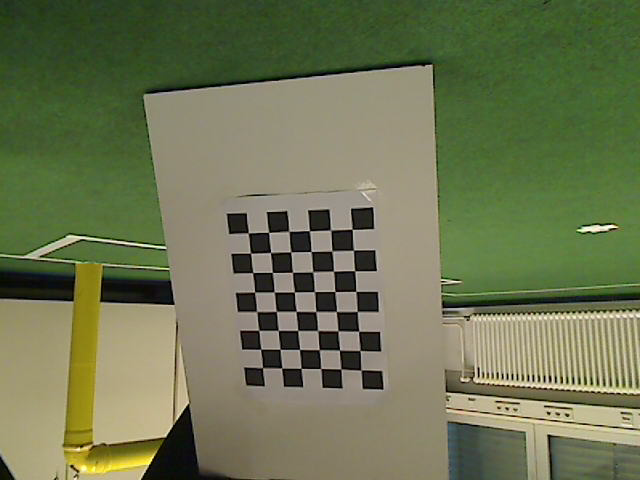
#> input picture Robot Vision - CS4---/Final Project/640x480/Image-1.bmp, 640 x 480 px; its folder holds only this picture in this run
$ jupyter execute --allow-errors finalproject.ipynb   (shell and % lines are left out)   (Python 2 division)
#> lines starting #> are read from the running program, lines starting #| are printed output that depends on the picture; after the words box and inside, x2 and y2 are one past the last pixel; in counts of white or black regions, pixels touching at a corner belong together; long printed decimals are rounded
[cell 1]
import numpy as np
import cv2
import glob #so we can get list of a directory
import re #for extracting the numbers to sort
import matplotlib.pyplot as plt

[cell 2]
'''Sort method so our undistorted images are in the same order as our input files'''
numbers = re.compile(r'(\d+)')
def numericalSort(value):
    parts = numbers.split(value)
    parts[1::2] = map(int, parts[1::2])
    return parts

#This path is for the calibration images only
CALIBRATION_IMAGE_PATHS = sorted(glob.glob('/Users/michaelmcquade/Desktop/finalprojectRobotVision/640x480/*.bmp'),
                     key=numericalSort)

ROBOT_IMAGE_PATHS = sorted(glob.glob('/Users/michaelmcquade/Desktop/finalprojectRobotVision/iran/*.png'),
                     key=numericalSort)


def calibrate():
    # termination criteria
    criteria = (cv2.TERM_CRITERIA_EPS + cv2.TERM_CRITERIA_MAX_ITER, 30, 0.1)
    # prepare object points, like (0,0,0), (1,0,0), (2,0,0) ....,(6,5,0)
    CHECKERBOARD = (8,6)
    objp = np.zeros((1, CHECKERBOARD[0]*CHECKERBOARD[1], 3), np.float32)
    objp[0,:,:2] = np.mgrid[0:CHECKERBOARD[0], 0:CHECKERBOARD[1]].T.reshape(-1, 2)
    # Arrays to store object points and image points from all the images.
    objpoints = [] # 3d point in real world space
    imgpoints = [] # 2d points in image plane.
    images = CALIBRATION_IMAGE_PATHS
    i = 0
    for fname in images:
        img = cv2.imread(fname)
#> img is the input picture: shape (480, 640, 3); mean B, G, R 81.7, 116.6, 109.1
        gray = cv2.cvtColor(img, cv2.COLOR_BGR2GRAY)
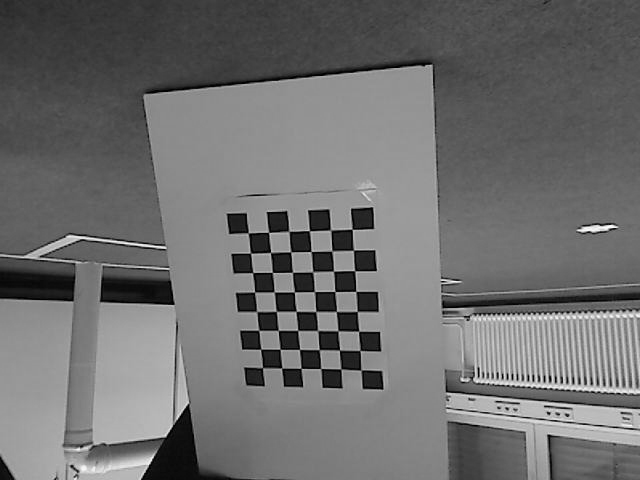
#> gray: shape (480, 640); min 0, max 253, mean 110.4
        # Find the chess board corners
        ret, corners = cv2.findChessboardCorners(gray, CHECKERBOARD,None)
#> ret = True; corners = 48 rows, first 8: [352, 229.2], [353.5, 250.2], [354.7, 270.7], [355.8, 291.4], [357.2, 311.4], [358.7, 331.2], [359.9, 350.4], [361.2, 370.1]
        #print 'image_' + str(i) + ': ' + str(ret) #prints ret values for all images processed, should mostly be true
        # If found, add object points, image points (after refining them)
        if ret == True:
            objpoints.append(objp)
            corners2=cv2.cornerSubPix(gray,corners, (11,11), (-1,-1), criteria)
#> corners2 = 48 rows, first 8: [352.3, 229.3], [353.4, 250.2], [354.6, 270.7], [355.8, 291.4], [357.2, 311.5], [358.6, 331.2], [360.2, 350.5], [361, 370]
            imgpoints.append(corners)
            # Draw and display the corners
            cv2.drawChessboardCorners(img, CHECKERBOARD, corners2, ret)
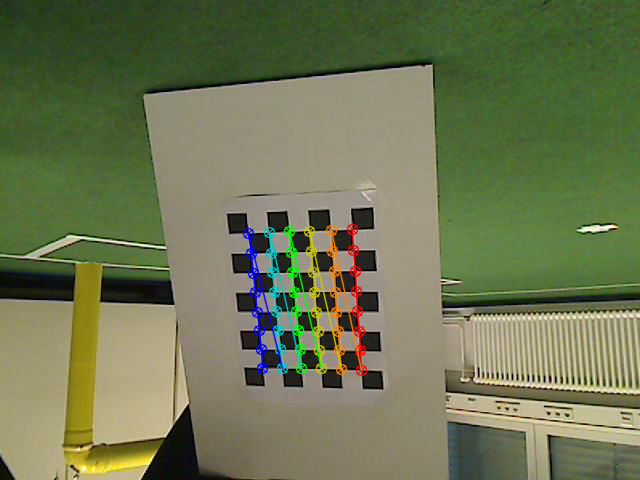
#> img: shape (480, 640, 3); 2.62% of pixels changed, all inside (x1, y1, x2, y2) = (242, 223, 368, 377)
            cv2.imshow('img', img)
            cv2.waitKey(500)
        i = i + 1
    cv2.destroyAllWindows()
    ret, mtx, dist, rvecs, tvecs = cv2.calibrateCamera(objpoints, imgpoints, gray.shape[::-1],None,None)
#> ret = 0.173; mtx = [[486.5, 0, 366.9], [0, 470, 269.7], [0, 0, 1]]; dist = [[-0.228, 5.45, 0.0152, 0.0213, -24.56]]; rvecs = ([0.315, -0.0515, 1.52],); tvecs = ([-0.666, -1.88, 21.71],)
    return ret, mtx, dist, rvecs, tvecs, objpoints, imgpoints

'''Call Calibration on checkerboard images, get camera's matrix '''

ret, mtx, dist, rvecs, tvecs, objpoints, imgpoints = calibrate()
#> ret = 0.173; mtx = [[486.5, 0, 366.9], [0, 470, 269.7], [0, 0, 1]]; dist = [[-0.228, 5.45, 0.0152, 0.0213, -24.56]]; rvecs = ([0.315, -0.0515, 1.52],); tvecs = ([-0.666, -1.88, 21.71],); objpoints = 1 item; imgpoints = 1 item

mean_error = 0
for i in xrange(len(objpoints)):
    imgpoints2, _ = cv2.projectPoints(objpoints[i], rvecs[i], tvecs[i], mtx, dist)
    error = cv2.norm(imgpoints[i], imgpoints2, cv2.NORM_L2)/len(imgpoints2)
    mean_error += error
#> this loop made 1 pass
#> (error, mean_error) on pass 1: (0.025, 0.025)
#> after the loop, mean_error = 0.025
print( "total error: {}".format(mean_error/len(objpoints)) ) #total error: 0.269859557519
#| total error: 0.02496

'''Save original mtx in case we need it'''
originalmtx = np.copy(mtx)
#> originalmtx = [[486.5, 0, 366.9], [0, 470, 269.7], [0, 0, 1]]

'''This is the division factor we need because the input images are half the size of the calibration images'''
rescalemtx = np.array([[.5, 1, .5],
          [ 1, .5, .5],
           [ 1, 1, 1 ]])

'''Apply resize'''
mtx = mtx * rescalemtx
#> mtx = [[243.2, 0, 183.4], [0, 235, 134.9], [0, 0, 1]]

'''Undistort method, provided cameras intrinsic params,
saves undistorted images to undistortedPNGs directory'''
def undistort(mtx, dist):
    i = 0
    for images in ROBOT_IMAGE_PATHS:
        img = cv2.imread(images)
        h,  w = img.shape[:2]
        newcameramtx, roi=cv2.getOptimalNewCameraMatrix(mtx, dist, (w,h), 0, (w,h))
        # undistort
        dst = cv2.undistort(img, mtx, dist, None, newcameramtx)
        # crop the image
        x, y, w, h = roi
        dst = dst[y:y+h, x:x+w]
        DEST_PATH = 'undistortedPNGs/image_undistorted_' + str(i) + '.png'
        imgret = cv2.imwrite(DEST_PATH, dst)
        i = i + 1
'''Undistort images'''
undistort(mtx, dist)

'''Undistorted Images path'''
UNDISTORTED_IMAGE_PATHS = sorted(glob.glob('/Users/michaelmcquade/Desktop/finalprojectRobotVision/undistortedPNGs/*.png'),
                     key=numericalSort)

'''Rotate images 180 degrees, overwrites unsortedPNGs directory --- doesnt work'''
def rotate180(imagepaths):
    angle = 180
    i=0
    for fname in imagepaths:
        img = cv2.imread(fname)
        rows, cols, _ = img.shape
        M = cv2.getRotationMatrix2D((cols/2,rows/2),angle,1)
        dst = cv2.warpAffine(img,M,(cols,rows))
        DEST_PATH = 'undistortedPNGs/image_undistorted_' + str(i) + '.png'
        imgret = cv2.imwrite(DEST_PATH, dst)
        i = i + 1
rotate180(UNDISTORTED_IMAGE_PATHS)

[cell 3]
# [29 lines left out: functions makemask, maskBall, not called in this run]

'''Finds the average column of the bright red pixels
   and stores as bearing. Stores -1 if there are no
   bright red pixels in the image.'''
# [23 lines left out: function ball_detector, not called in this run]

[cell 4]
class Frames:
    listofFrames = sorted(glob.glob('/Users/michaelmcquade/Desktop/finalprojectRobotVision/undistortedPNGs/*.png'),
                     key=numericalSort)
    frame = 0 #starting frame
    @staticmethod
    def getNextFrame():
        image = cv2.imread(Frames.listofFrames[Frames.frame])
        _, maskedimage = makemask(image)
        _, ballMaskedImage = maskBall(image)
        Frames.frame = Frames.frame + 1
        return Frames.frame, image, maskedimage, ballMaskedImage

    @staticmethod
    def setNextFrame(number):
        Frames.frame = number
        return Frames.getFrameNum()

    @staticmethod
    def getFrameNum():
        return Frames.frame

    @staticmethod
    def hasNext():
        return Frames.frame < len(Frames.listofFrames)

[cell 5]
#Reset Frame
Frames.setNextFrame(0)

#> (a cell that did not finish here is left out)

[cell 7]
Frames.setNextFrame(0)

#> (a cell that did not finish here is left out)

[cell 9]
'''Without surf, shows three masked frames'''
'''while(Frames.hasNext()):
    _, image, maskedImage, ballMaskedImage = Frames.getNextFrame()
    ballMaskedImage = cv2.cvtColor(ballMaskedImage, cv2.COLOR_RGB2BGR)
    both = np.hstack((image,maskedImage))
    both = np.hstack((both, ballMaskedImage))
    cv2.imshow('masked frames', both)
    cv2.waitKey(100)
cv2.destroyAllWindows()'''

''' #surf before merging it into masked while loop
#surf algorithm
surf = cv2.xfeatures2d.SURF_create(5000)
surf.setExtended(True)

#frame = cv2.imread(UNDISTORTED_IMAGE_PATHS[0])
#Final Code maybe
while(Frames.hasNext()):
    _, _, frame, ballMaskedImage = Frames.getNextFrame()
    # Our operations on the frame come here
    gray = cv2.cvtColor(frame, cv2.COLOR_BGR2GRAY)
    ballgray = cv2.cvtColor(ballMaskedImage, cv2.COLOR_BGR2GRAY)
    #blurring
    gray = cv2.GaussianBlur(gray,(5,5),0)
    ballgray = cv2.GaussianBlur(ballgray,(5,5),0)

    corners = cv2.goodFeaturesToTrack(gray,25,0.01,10)
    corners = np.int0(corners)

    ballCorners = cv2.goodFeaturesToTrack(ballgray,25,0.01,10)
    ballCorners = np.int0(ballCorners)

    for i in corners:
        x,y = i.ravel()
        cv2.circle(gray,(x,y),3,255,-1)

    for i in ballCorners:
        x,y = i.ravel()
        cv2.circle(ballgray,(x,y),3,255,-1)

    kp, des = surf.detectAndCompute(gray,None)
    ballkp, balldes = surf.detectAndCompute(ballgray,None)
    gray = cv2.drawKeypoints(gray,kp,None,(255,0,0),4)
    ballgray = cv2.drawKeypoints(ballgray,ballkp,None,(255,0,0),4)
    # Display the resulting frame
    both = np.hstack((gray,ballgray))
    cv2.imshow('Surf', both)
    cv2.waitKey(100)
cv2.destroyAllWindows()'''

[cell 10]
'''working version
while(Frames.hasNext()):
    framenumber, image, maskedImage, ballMaskedImage = Frames.getNextFrame()
    detected, bearing, count = ball_detector(ballMaskedImage) # before color conversion
    if (detected) and (abs((bearing - lastBearing)) < 5) and (count > 250):
        cv2.putText(image, 'KICK!', (80,230), cv2.FONT_HERSHEY_SIMPLEX, 2, (0,0,255), 3, cv2.LINE_AA)
        print "kick at frame number: " + str(framenumber) + " with count of " + str(count)
    lastBearing = bearing
    #cvt to bgr
    ballMaskedImage = cv2.cvtColor(ballMaskedImage, cv2.COLOR_RGB2BGR)

    #stack images
    maskboth = np.hstack((image,maskedImage))
    maskboth = np.hstack((maskboth, ballMaskedImage))

    # --- ball detection ---
    if (detected):
        cv2.putText(maskboth, 'Ball Visible', (640,25), cv2.FONT_HERSHEY_SIMPLEX, 1, (0,255,0), 2, cv2.LINE_AA)
    else:
        cv2.putText(maskboth, 'Ball Not Visible', (640,25), cv2.FONT_HERSHEY_SIMPLEX, 1, (0,0,255), 2, cv2.LINE_AA)

    # --- begin surf ---
    gray = cv2.cvtColor(maskedImage, cv2.COLOR_BGR2GRAY)
    ballgray = cv2.cvtColor(ballMaskedImage, cv2.COLOR_BGR2GRAY)
    #blurring
    gray = cv2.GaussianBlur(gray,(5,5),0)
    ballgray = cv2.GaussianBlur(ballgray,(5,5),0)

    corners = cv2.goodFeaturesToTrack(gray,25,0.01,10)
    corners = np.int0(corners)

    ballCorners = cv2.goodFeaturesToTrack(ballgray,25,0.01,10)
    ballCorners = np.int0(ballCorners)

    for i in corners:
        x,y = i.ravel()
        cv2.circle(gray,(x,y),3,255,-1)

    for i in ballCorners:
        x,y = i.ravel()
        cv2.circle(ballgray,(x,y),3,255,-1)

    kp, des = surf.detectAndCompute(gray,None)
    ballkp, balldes = surf.detectAndCompute(ballgray,None)
    gray = cv2.drawKeypoints(gray,kp,None,(255,0,0),4)
    ballgray = cv2.drawKeypoints(ballgray,ballkp,None,(255,0,0),4)
    surfboth = np.hstack((gray,ballgray))
    # Display the resulting frame
    cv2.imshow('raw, ground masked, ball masked', maskboth)
    cv2.moveWindow('raw, ground masked, ball masked', 0, 0)
    cv2.imshow('Surf', surfboth)
    cv2.moveWindow('Surf', 0, 285)
    if cv2.waitKey(100) & 0xFF == ord('q'):
        break
cv2.destroyAllWindows()'''

#> (a cell that did not finish here is left out)

[cell 12]
Frames.setNextFrame(0)
#> (the rest of this cell did not finish here and is left out)

[cell 13]
Frames.setNextFrame(0)

$ run again, on Robot Vision - CS4---/Final Project/640x480/Image-13.bmp
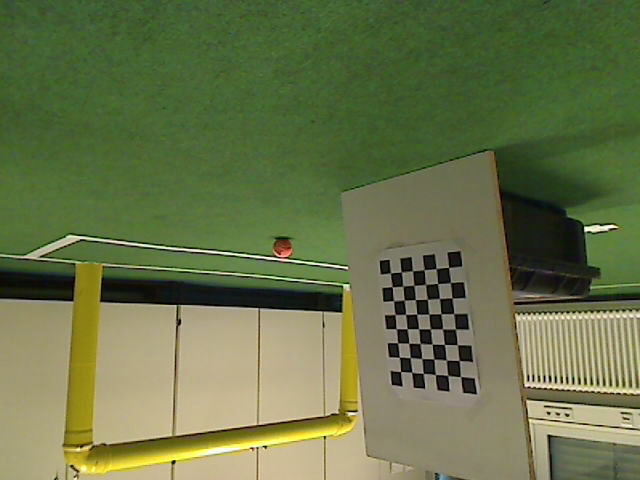
#> input picture Robot Vision - CS4---/Final Project/640x480/Image-13.bmp, 640 x 480 px
#> in calibrate, img is the input picture: shape (480, 640, 3); mean B, G, R 72.5, 115, 103.7
#> in calibrate, `gray = cv2.cvtColor(img, cv2.COLOR_BGR2GRAY)`:
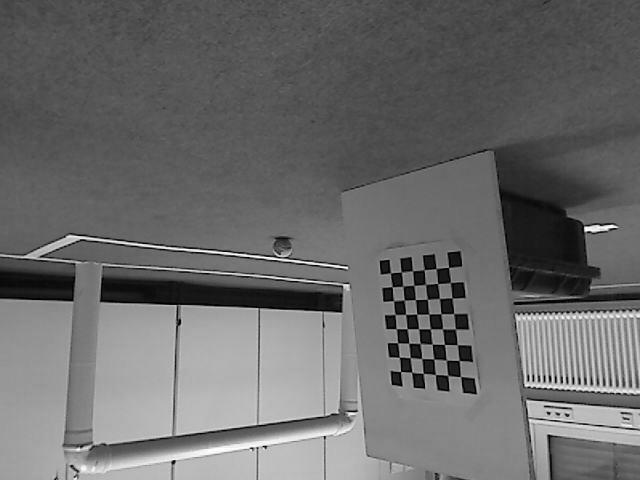
#> gray: shape (480, 640); min 0, max 255, mean 106.8
#> in calibrate, `ret, corners = cv2.findChessboardCorners(gray, CHECKERBOARD,None)`: ret = True; corners = 48 rows, first 8: [448.6, 267.5], [450.4, 282.5], [452, 297.8], [453.5, 313.5], [455.6, 329], [457.4, 344.7], [459.2, 360.4], [460.5, 376.5]
#> corners2 = 48 rows, first 8: [442.8, 267.7], [442.8, 283.3], [445.8, 298], [447.1, 313.8], [448.6, 328.8], [449.9, 344.7], [459.2, 360.4], [453.7, 376.5]
#> in calibrate, `cv2.drawChessboardCorners(img, CHECKERBOARD, corners2, ret)`:
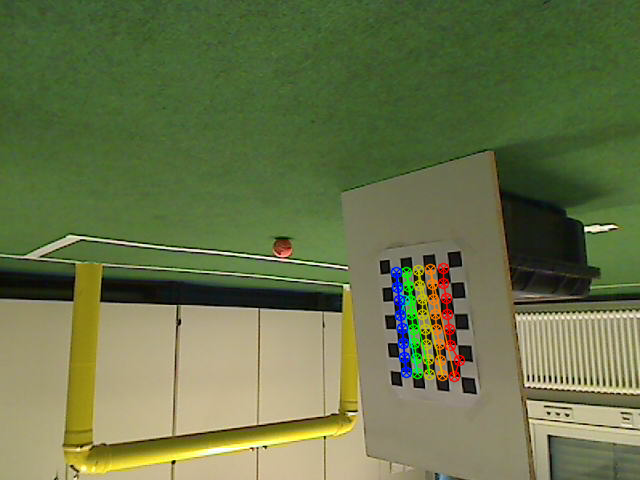
#> img: shape (480, 640, 3); 1.74% of pixels changed, all inside (x1, y1, x2, y2) = (390, 262, 466, 383)
#> in calibrate, `ret, mtx, dist, rvecs, tvecs = cv2.calibrateCamera(objpoints, imgpoint..`: ret = 2.37; mtx = [[182.6, 0, 278.7], [0, 323.2, 275.8], [0, 0, 1]]; dist = [[-0.262, 0.166, 0.0518, -0.0861, 0.00603]]; rvecs = ([0.135, -0.107, 1.37],); tvecs = ([21.03, -2.26, 16.38],)
#> `ret, mtx, dist, rvecs, tvecs, objpoints, imgpoints = calibrate()`: ret = 2.37; mtx = [[182.6, 0, 278.7], [0, 323.2, 275.8], [0, 0, 1]]; dist = [[-0.262, 0.166, 0.0518, -0.0861, 0.00603]]; rvecs = ([0.135, -0.107, 1.37],); tvecs = ([21.03, -2.26, 16.38],); objpoints = 1 item
#> the loop `for i in xrange(len(objpoints)):` made 1 pass
#> (error, mean_error) on pass 1: (0.342, 0.342)
#> after the loop `for i in xrange(len(objpoints)):`: mean_error = 0.342
#| total error: 0.3415
#> originalmtx = [[182.6, 0, 278.7], [0, 323.2, 275.8], [0, 0, 1]]
#> `mtx = mtx * rescalemtx`: mtx = [[91.29, 0, 139.4], [0, 161.6, 137.9], [0, 0, 1]]

$ run again, on Robot Vision - CS4---/Final Project/640x480/Image-14.bmp
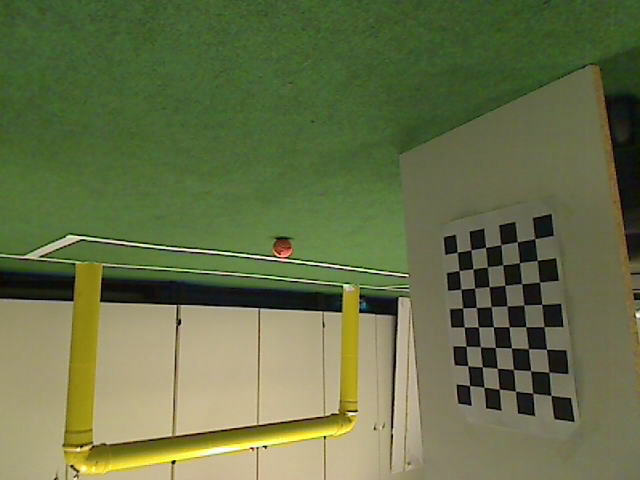
#> input picture Robot Vision - CS4---/Final Project/640x480/Image-14.bmp, 640 x 480 px
#> in calibrate, img is the input picture: shape (480, 640, 3); mean B, G, R 71.1, 111.9, 102.2
#> in calibrate, `gray = cv2.cvtColor(img, cv2.COLOR_BGR2GRAY)`:
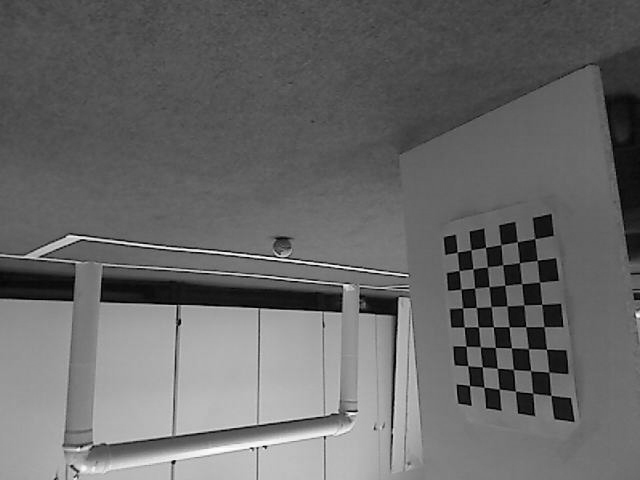
#> gray: shape (480, 640); min 0, max 254, mean 104.4
#> in calibrate, `ret, corners = cv2.findChessboardCorners(gray, CHECKERBOARD,None)`: ret = True; corners = 48 rows, first 8: [534.7, 238.5], [537.4, 259.9], [539.4, 282], [541.6, 304.3], [543.9, 326.7], [546.4, 349.4], [549, 372.2], [551.1, 395.5]
#> corners2 = 48 rows, first 8: [534.7, 238.6], [537.3, 260.4], [539.5, 282.1], [541.8, 304.4], [544, 326.6], [546.5, 349.2], [548.8, 372.1], [550.7, 395.3]
#> in calibrate, `cv2.drawChessboardCorners(img, CHECKERBOARD, corners2, ret)`:
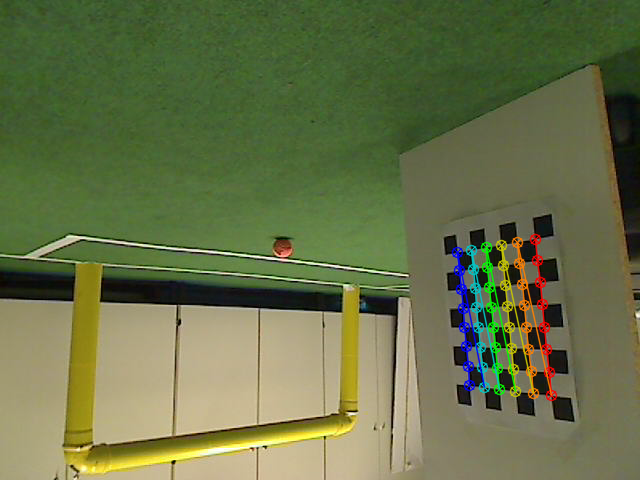
#> img: shape (480, 640, 3); 2.62% of pixels changed, all inside (x1, y1, x2, y2) = (451, 233, 558, 402)
#> in calibrate, `ret, mtx, dist, rvecs, tvecs = cv2.calibrateCamera(objpoints, imgpoint..`: ret = 0.132; mtx = [[494.2, 0, 318], [0, 521.5, 240.2], [0, 0, 1]]; dist = [[0.237, -0.0391, -0.0126, -0.068, -0.348]]; rvecs = ([0.709, 0.811, 1.3],); tvecs = ([10.81, -0.00932, 23.45],)
#> `ret, mtx, dist, rvecs, tvecs, objpoints, imgpoints = calibrate()`: ret = 0.132; mtx = [[494.2, 0, 318], [0, 521.5, 240.2], [0, 0, 1]]; dist = [[0.237, -0.0391, -0.0126, -0.068, -0.348]]; rvecs = ([0.709, 0.811, 1.3],); tvecs = ([10.81, -0.00932, 23.45],); objpoints = 1 item
#> the loop `for i in xrange(len(objpoints)):` made 1 pass
#> (error, mean_error) on pass 1: (0.0191, 0.0191)
#> after the loop `for i in xrange(len(objpoints)):`: mean_error = 0.0191
#| total error: 0.0191
#> originalmtx = [[494.2, 0, 318], [0, 521.5, 240.2], [0, 0, 1]]
#> `mtx = mtx * rescalemtx`: mtx = [[247.1, 0, 159], [0, 260.7, 120.1], [0, 0, 1]]

$ run again, on Robot Vision - CS4---/Final Project/640x480/Image-15.bmp
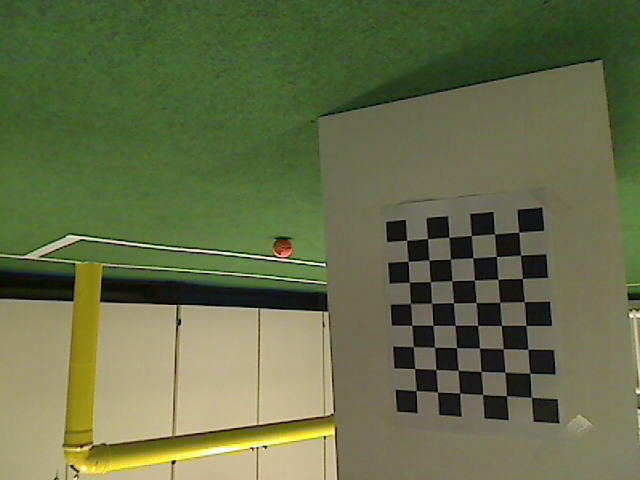
#> input picture Robot Vision - CS4---/Final Project/640x480/Image-15.bmp, 640 x 480 px
#> in calibrate, img is the input picture: shape (480, 640, 3); mean B, G, R 71.9, 109.4, 101.1
#> in calibrate, `gray = cv2.cvtColor(img, cv2.COLOR_BGR2GRAY)`:
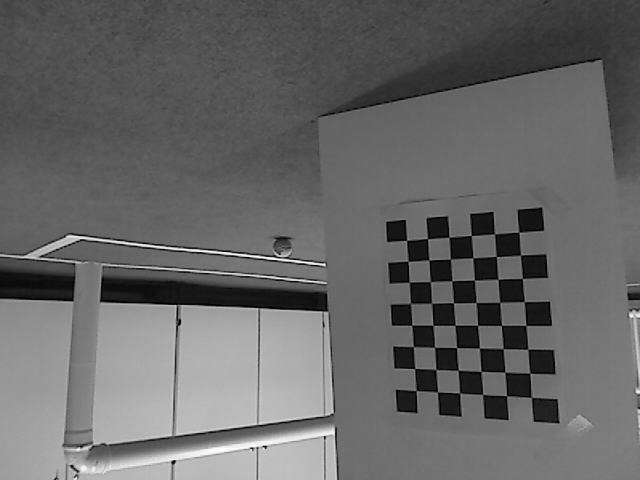
#> gray: shape (480, 640); min 0, max 255, mean 102.6
#> in calibrate, `ret, corners = cv2.findChessboardCorners(gray, CHECKERBOARD,None)`: ret = True; corners = 48 rows, first 8: [518.7, 232.2], [520.8, 255], [522.2, 278.3], [524.1, 301.6], [526, 325.4], [527.6, 349.2], [529.9, 373.3], [531.6, 397.1]
#> corners2 = 48 rows, first 8: [518.8, 232.1], [520.5, 255.1], [522.4, 278.5], [524.4, 301.5], [525.8, 325.4], [527.8, 349.3], [529.7, 373.2], [531.3, 397.3]
#> in calibrate, `cv2.drawChessboardCorners(img, CHECKERBOARD, corners2, ret)`:
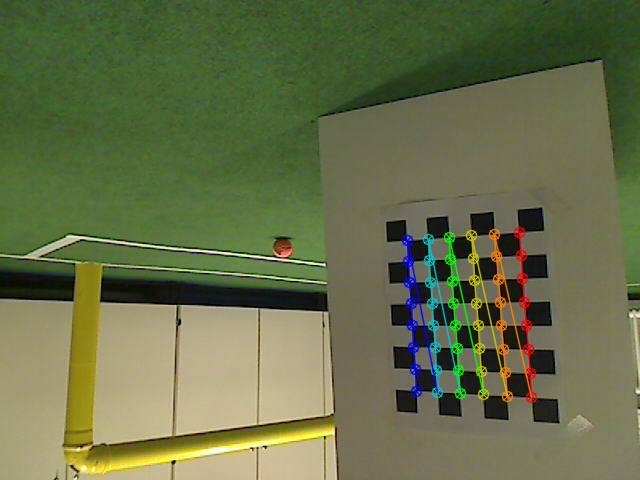
#> img: shape (480, 640, 3); 2.86% of pixels changed, all inside (x1, y1, x2, y2) = (401, 226, 538, 404)
#> in calibrate, `ret, mtx, dist, rvecs, tvecs = cv2.calibrateCamera(objpoints, imgpoint..`: ret = 0.145; mtx = [[428.5, 0, 330.1], [0, 440.4, 247.2], [0, 0, 1]]; dist = [[0.0726, -0.232, 0.00472, 0.00135, 0.207]]; rvecs = ([0.258, 0.335, 1.49],); tvecs = ([8.39, -0.672, 19.22],)
#> `ret, mtx, dist, rvecs, tvecs, objpoints, imgpoints = calibrate()`: ret = 0.145; mtx = [[428.5, 0, 330.1], [0, 440.4, 247.2], [0, 0, 1]]; dist = [[0.0726, -0.232, 0.00472, 0.00135, 0.207]]; rvecs = ([0.258, 0.335, 1.49],); tvecs = ([8.39, -0.672, 19.22],); objpoints = 1 item
#> the loop `for i in xrange(len(objpoints)):` made 1 pass
#> (error, mean_error) on pass 1: (0.0209, 0.0209)
#> after the loop `for i in xrange(len(objpoints)):`: mean_error = 0.0209
#| total error: 0.02088
#> originalmtx = [[428.5, 0, 330.1], [0, 440.4, 247.2], [0, 0, 1]]
#> `mtx = mtx * rescalemtx`: mtx = [[214.2, 0, 165], [0, 220.2, 123.6], [0, 0, 1]]
